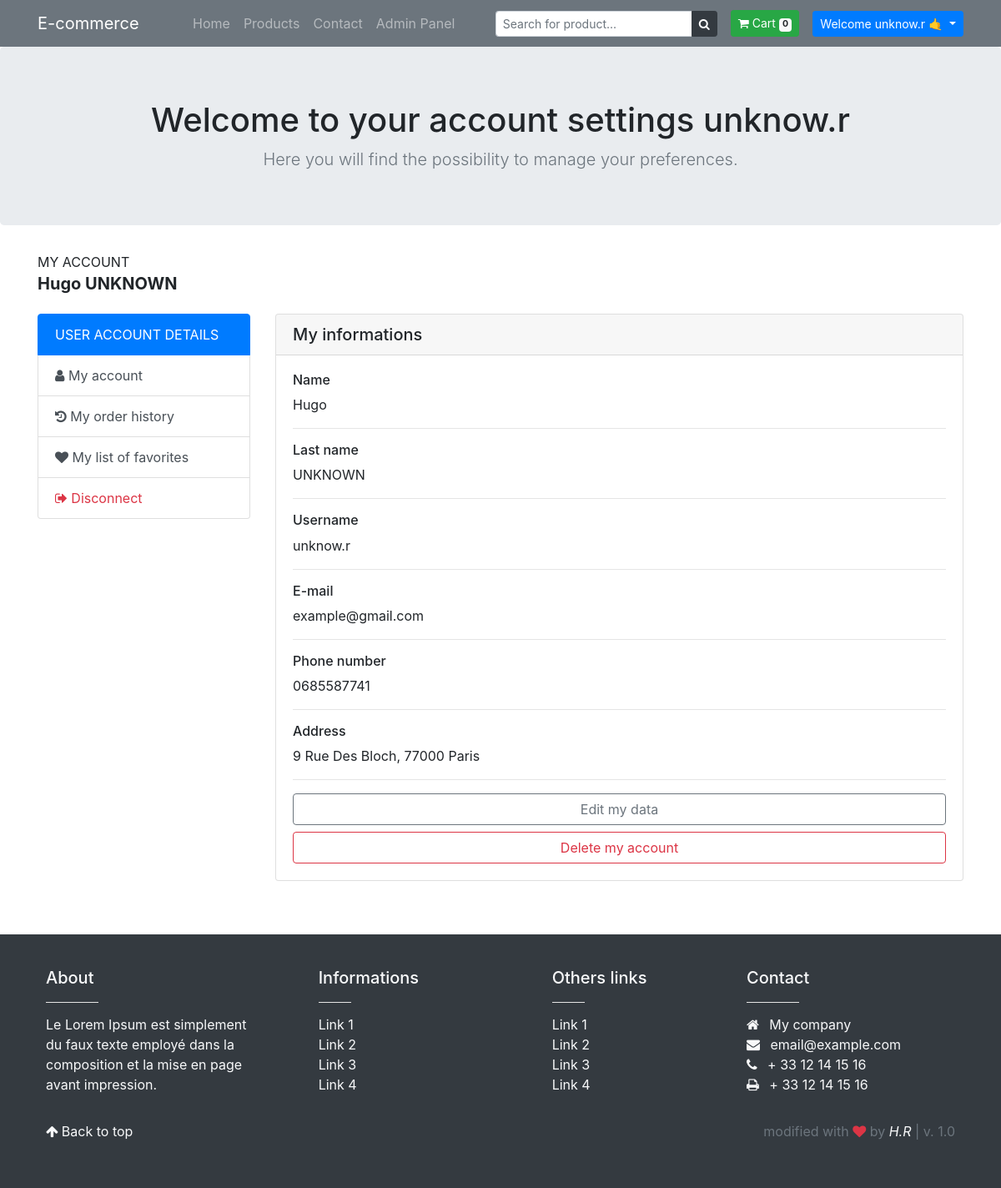
/index.php?controller=Utilisateur&action=showIndexUser (signed in), run on the app's committed database.
### tables this page shows
CREATE TABLE IF NOT EXISTS `utilisateur` (
  `idUtilisateur` int(11) NOT NULL AUTO_INCREMENT,
  `loginUtilisateur` varchar(50) DEFAULT NULL,
  `passUtilisateur` varchar(50) DEFAULT NULL,
  `nomUtilisateur` varchar(100) DEFAULT NULL,
  `prenomUtilisateur` varchar(100) DEFAULT NULL,
  `emailUtilisateur` varchar(150) DEFAULT NULL,
  `telUtilisateur` varchar(50) DEFAULT NULL,
  `adresseRueUtilisateur` varchar(100) DEFAULT NULL,
  `adresseCpUtilisateur` int(11) DEFAULT NULL,
  `adresseVilleUtilisateur` varchar(100) DEFAULT NULL,
  `adresseIpUtilisateur` varchar(50) DEFAULT NULL,
  `isAdmin` bit(1) NOT NULL DEFAULT b'0',
  `otpCode` int(11) DEFAULT '0',
  `isSubcribed` int(11) DEFAULT NULL,
  PRIMARY KEY (`idUtilisateur`)
);

### application/modeles/modelePDO.class.php (called while the page is built, shortened)
<?php
class ModelePDO {
    protected static $serveur = MySqlConfig::SERVEUR;
    protected static $base = MySqlConfig::BASE;
    protected static $utilisateur = MySqlConfig::UTILISATEUR;
    protected static $passe = MySqlConfig::MOT_DE_PASSE;
    protected static $pdoCnxBase = null;
    protected static $pdoStResults = null;
    protected static $requete = "";
    protected static $resultat = null;
    protected static function seConnecter() {
        if (!isset(self::$pdoCnxBase)) {
            try {
                self::$pdoCnxBase = new PDO('mysql:host=' . self::$serveur . ';dbname=' . self::$base, self::$utilisateur, self::$passe);
                self::$pdoCnxBase->setAttribute(PDO::ATTR_ERRMODE, PDO::ERRMODE_EXCEPTION);
                self::$pdoCnxBase->setAttribute(PDO::ATTR_DEFAULT_FETCH_MODE, PDO::FETCH_OBJ);
                self::$pdoCnxBase->query("SET CHARACTER SET utf8");
            } catch (Exception $e) {
                echo 'Erreur : ' . $e->getMessage() . '<br />';
                echo 'Code : ' . $e->getCode();
            }
        }
    }
    public static function requeteSelect($champs, $tables, $conditions = null) {
        self::$requete = "SELECT " . $champs . " FROM " . $tables;
        if ($conditions != null) {
            self::$requete .= " WHERE " . $conditions;
        }
        self::$pdoStResults = self::$pdoCnxBase->prepare(self::$requete);
        self::$pdoStResults->execute();
        self::$resultat = self::$pdoStResults->fetchAll(PDO::FETCH_OBJ);
        return self::$resultat;
    }
}
?>

### application/modeles/gestion_boutique.class.php (called while the page is built, shortened)
<?php
require_once 'modelePDO.class.php';
class GestionBoutique extends ModelePDO {
    public static function getDetailsUtilisateur($loginUtilisateur) {
        return self::requeteSelect("*", "utilisateur", "loginUtilisateur = '$loginUtilisateur'");
    }
}
?>

### application/vues/partie_utilisateur/v_index_user.inc.php (the view, shortened to what this page needs)
<section class="jumbotron text-center">
    <div class="container">
        <h1 class="jumbotron-heading">Welcome to your account settings <?= $_SESSION['login_username']; ?></h1>
        <p class="lead text-muted mb-0">Here you will find the possibility to manage your preferences.</p>
    </div>
</section>
<div class="container">
    <div class="row">
        <div class="col-lg-4 col-md-4 col-sm-6">
            <p class="text-uppercase" style="margin-bottom: 2px !important;">My account</p>
            <h5 class="font-weight-bold mb-4"><?= VariablesGlobales::$theUser[0]->prenomUtilisateur . " " . VariablesGlobales::$theUser[0]->nomUtilisateur; ?></h5>
        </div>
    </div>
    <div class="row">
        <div class="col-lg-3 col-md-3 col-sm-6 mb-3">
            <div class="list-group">
                <a href="#" class="list-group-item list-group-item-action active text-white text-uppercase">
                    User account details
                </a>
                <a href="index.php?controller=Utilisateur&action=ShowIndexUser" class="list-group-item list-group-item-action"><i class="fa fa-user"></i>&nbsp;My account</a>
                <a href="index.php?controller=Utilisateur&action=showOrderHistoryUser" class="list-group-item list-group-item-action"><i class="fa fa-history"></i>&nbsp;My order history</a>
                <a href="index.php?controller=Utilisateur&action=showFavoriteProductUser" class="list-group-item list-group-item-action"><i class="fa fa-heart"></i>&nbsp;My list of favorites</a>
                <a href="index.php?controller=Identification&action=logOff" class="list-group-item list-group-item-action text-danger"><i class="fa fa-sign-out"></i>&nbsp;Disconnect</a>
            </div>
        </div>
        <div class="col-lg-9 col-md-9 col-sm-6 mb-3">
            <div class="card mb-5">
                <h5 class="card-header">My informations</h5>
                <div class="card-body">
                    <h6>Name</h6>
                    <p><?= VariablesGlobales::$theUser[0]->prenomUtilisateur ;?></p>
                    <hr>
                    <h6>Last name</h6>
                    <p><?= VariablesGlobales::$theUser[0]->nomUtilisateur ;?></p>
                    <hr>
                    <h6>Username</h6>
                    <p><?= VariablesGlobales::$theUser[0]->loginUtilisateur ;?></p>
                    <hr>
                    <h6>E-mail</h6>
                    <p><?= VariablesGlobales::$theUser[0]->emailUtilisateur ;?></p>
                    <hr>
                    <h6>Phone number</h6>
                    <p><?= VariablesGlobales::$theUser[0]->telUtilisateur ;?></p>
                    <hr>
                    <h6>Address</h6>
                    <p><?= VariablesGlobales::$theUser[0]->adresseRueUtilisateur . ", " . VariablesGlobales::$theUser[0]->adresseCpUtilisateur . " " . VariablesGlobales::$theUser[0]->adresseVilleUtilisateur;?></p>
                    <hr>
                    <a class="btn btn-outline-secondary btn-block mb-2" href="index.php?controller=Utilisateur&action=showEditUser">Edit my data</a>
                    <button type="button" id="btnDeleteAccount" class="btn btn-outline-danger btn-block">Delete my account</button>
                </div>
            </div>
        </div>
    </div>
</div>

### public/styles/style.css (style rules this page uses)
html { scroll-behavior: smooth; }

### data on the page
utilisateur: prenomUtilisateur "Hugo", nomUtilisateur "UNKNOWN", loginUtilisateur "unknow.r", emailUtilisateur "example@gmail.com", telUtilisateur "0685587741", adresseRueUtilisateur "9 Rue Des Bloch", adresseCpUtilisateur "77000", adresseVilleUtilisateur "Paris"

### other printed values
GestionPanier::getNbProducts() "0"
$_SESSION['login_username'] "unknow.r"
